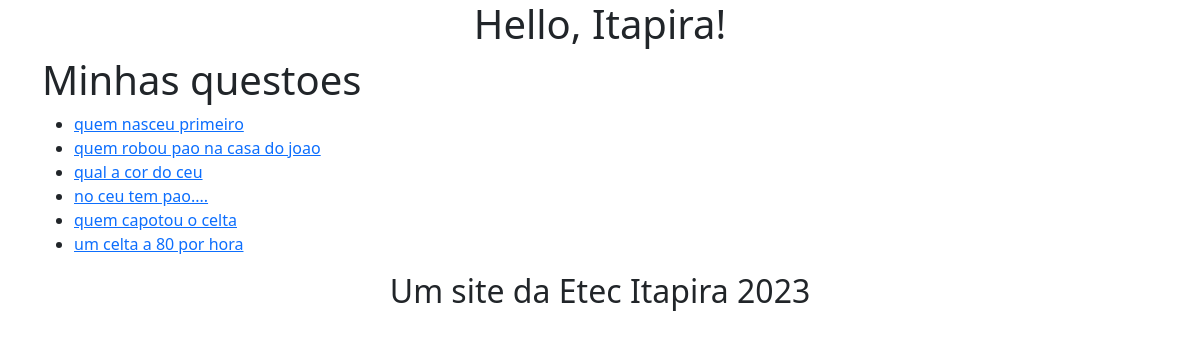
Screenshot of /enquete/ with the database file from the repository.
### enquete/models.py (models this page shows, shortened)
class Questao(models.Model):
    pergunta = models.CharField(max_length=200)
    data = models.DateTimeField(auto_now_add=True)

### enquete/views.py (the view)
# urls.py: path('', views.IndexView.as_view(), name='index'),
class IndexView(generic.ListView):
    model = Questao
    template_name = 'enquete/index.html'

### enquete/templates/enquete/index.html
{% extends "enquete/base.html" %}
{% block content %}
<h1>Minhas questoes</h1>
{% if object_list %}
    <ul>
    {% for questoes in object_list %}
        <li>
            <a href="{% url 'detalhe' questoes.id %}">
                {{ questoes.pergunta }}
            </a>
        </li>
    {% endfor %}
    </ul>
{% else %}
    <p>Nao tem questoes salvas</p>
{% endif %}
{% endblock %}

### rows the page displays
Questao: pergunta "quem nasceu primeiro"
Questao: pergunta "quem robou pao na casa do joao"
Questao: pergunta "qual a cor do ceu"
Questao: pergunta "no ceu tem pao...."
Questao: pergunta "quem capotou o celta"
Questao: pergunta "um celta a 80 por hora"
